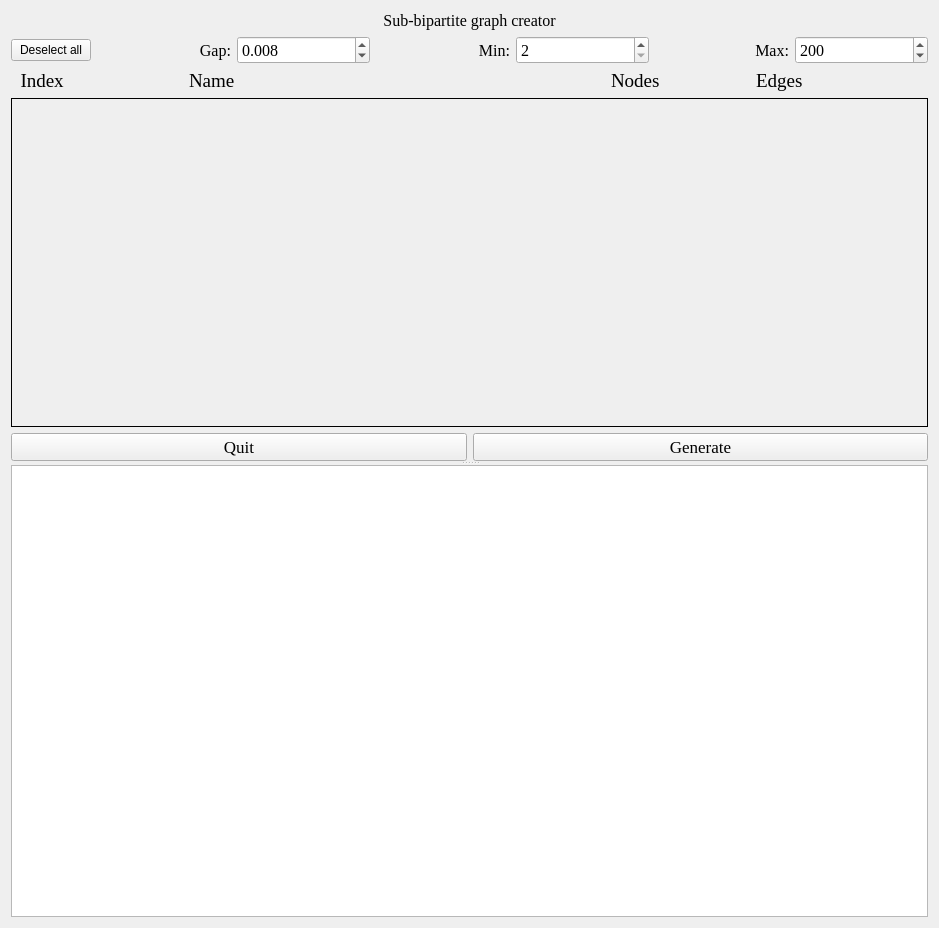
<?xml version="1.0" encoding="UTF-8"?>
<ui version="4.0">
 <class>Form</class>
 <widget class="QWidget" name="Form">
  <property name="windowModality">
   <enum>Qt::ApplicationModal</enum>
  </property>
  <property name="geometry">
   <rect>
    <x>0</x>
    <y>0</y>
    <width>939</width>
    <height>928</height>
   </rect>
  </property>
  <property name="windowTitle">
   <string>SBGC</string>
  </property>
  <property name="windowIcon">
   <iconset>
    <normaloff>icon.png</normaloff>icon.png</iconset>
  </property>
  <property name="autoFillBackground">
   <bool>true</bool>
  </property>
  <layout class="QGridLayout" name="gridLayout">
   <item row="0" column="0">
    <widget class="QSplitter" name="splitter">
     <property name="orientation">
      <enum>Qt::Vertical</enum>
     </property>
     <widget class="QWidget" name="layoutWidget">
      <layout class="QVBoxLayout" name="verticalLayout">
       <item>
        <widget class="QLabel" name="label">
         <property name="font">
          <font>
           <family>Times New Roman</family>
           <pointsize>12</pointsize>
          </font>
         </property>
         <property name="text">
          <string>Sub-bipartite graph creator</string>
         </property>
         <property name="alignment">
          <set>Qt::AlignCenter</set>
         </property>
        </widget>
       </item>
       <item>
        <layout class="QHBoxLayout" name="horizontalLayout" stretch="1,3,3,3,3,3,3">
         <item>
          <widget class="QPushButton" name="Deselect">
           <property name="text">
            <string>Deselect all</string>
           </property>
          </widget>
         </item>
         <item>
          <widget class="QLabel" name="label_2">
           <property name="font">
            <font>
             <family>Times New Roman</family>
             <pointsize>12</pointsize>
            </font>
           </property>
           <property name="layoutDirection">
            <enum>Qt::LeftToRight</enum>
           </property>
           <property name="text">
            <string>Gap:</string>
           </property>
           <property name="alignment">
            <set>Qt::AlignRight|Qt::AlignTrailing|Qt::AlignVCenter</set>
           </property>
          </widget>
         </item>
         <item>
          <widget class="QDoubleSpinBox" name="gap_num">
           <property name="font">
            <font>
             <family>Times New Roman</family>
             <pointsize>12</pointsize>
            </font>
           </property>
           <property name="decimals">
            <number>3</number>
           </property>
           <property name="minimum">
            <double>0.001000000000000</double>
           </property>
           <property name="maximum">
            <double>0.999000000000000</double>
           </property>
           <property name="singleStep">
            <double>0.001000000000000</double>
           </property>
           <property name="value">
            <double>0.008000000000000</double>
           </property>
          </widget>
         </item>
         <item>
          <widget class="QLabel" name="label_3">
           <property name="font">
            <font>
             <family>Times New Roman</family>
             <pointsize>12</pointsize>
            </font>
           </property>
           <property name="frameShape">
            <enum>QFrame::NoFrame</enum>
           </property>
           <property name="frameShadow">
            <enum>QFrame::Plain</enum>
           </property>
           <property name="text">
            <string>Min:</string>
           </property>
           <property name="alignment">
            <set>Qt::AlignRight|Qt::AlignTrailing|Qt::AlignVCenter</set>
           </property>
          </widget>
         </item>
         <item>
          <widget class="QSpinBox" name="min_box">
           <property name="font">
            <font>
             <family>Times New Roman</family>
             <pointsize>12</pointsize>
            </font>
           </property>
           <property name="minimum">
            <number>2</number>
           </property>
           <property name="value">
            <number>2</number>
           </property>
          </widget>
         </item>
         <item>
          <widget class="QLabel" name="label_4">
           <property name="font">
            <font>
             <family>Times New Roman</family>
             <pointsize>12</pointsize>
            </font>
           </property>
           <property name="text">
            <string>Max:</string>
           </property>
           <property name="alignment">
            <set>Qt::AlignRight|Qt::AlignTrailing|Qt::AlignVCenter</set>
           </property>
          </widget>
         </item>
         <item>
          <widget class="QSpinBox" name="max_box">
           <property name="font">
            <font>
             <family>Times New Roman</family>
             <pointsize>12</pointsize>
            </font>
           </property>
           <property name="minimum">
            <number>3</number>
           </property>
           <property name="maximum">
            <number>1000</number>
           </property>
           <property name="value">
            <number>200</number>
           </property>
          </widget>
         </item>
        </layout>
       </item>
       <item>
        <layout class="QHBoxLayout" name="horizontalLayout_2" stretch="5,1,15,5,5,1">
         <item>
          <widget class="QLabel" name="label_9">
           <property name="font">
            <font>
             <family>Times New Roman</family>
             <pointsize>14</pointsize>
            </font>
           </property>
           <property name="text">
            <string>  Index</string>
           </property>
           <property name="alignment">
            <set>Qt::AlignLeading|Qt::AlignLeft|Qt::AlignVCenter</set>
           </property>
          </widget>
         </item>
         <item>
          <widget class="QLabel" name="label_5">
           <property name="font">
            <font>
             <family>Times New Roman</family>
             <pointsize>14</pointsize>
            </font>
           </property>
           <property name="text">
            <string/>
           </property>
           <property name="alignment">
            <set>Qt::AlignLeading|Qt::AlignLeft|Qt::AlignVCenter</set>
           </property>
          </widget>
         </item>
         <item>
          <widget class="QLabel" name="label_6">
           <property name="font">
            <font>
             <family>Times New Roman</family>
             <pointsize>14</pointsize>
            </font>
           </property>
           <property name="text">
            <string>Name</string>
           </property>
           <property name="alignment">
            <set>Qt::AlignLeading|Qt::AlignLeft|Qt::AlignVCenter</set>
           </property>
          </widget>
         </item>
         <item>
          <widget class="QLabel" name="label_7">
           <property name="font">
            <font>
             <family>Times New Roman</family>
             <pointsize>14</pointsize>
            </font>
           </property>
           <property name="text">
            <string>Nodes</string>
           </property>
           <property name="alignment">
            <set>Qt::AlignLeading|Qt::AlignLeft|Qt::AlignVCenter</set>
           </property>
          </widget>
         </item>
         <item>
          <widget class="QLabel" name="label_8">
           <property name="font">
            <font>
             <family>Times New Roman</family>
             <pointsize>14</pointsize>
            </font>
           </property>
           <property name="text">
            <string>Edges</string>
           </property>
           <property name="alignment">
            <set>Qt::AlignLeading|Qt::AlignLeft|Qt::AlignVCenter</set>
           </property>
          </widget>
         </item>
         <item>
          <widget class="QLabel" name="label_10">
           <property name="font">
            <font>
             <family>Times New Roman</family>
             <pointsize>12</pointsize>
            </font>
           </property>
           <property name="text">
            <string/>
           </property>
           <property name="alignment">
            <set>Qt::AlignLeading|Qt::AlignLeft|Qt::AlignVCenter</set>
           </property>
          </widget>
         </item>
        </layout>
       </item>
       <item>
        <widget class="QScrollArea" name="scrollArea">
         <property name="font">
          <font>
           <family>Courier New</family>
           <pointsize>28</pointsize>
          </font>
         </property>
         <property name="frameShape">
          <enum>QFrame::Box</enum>
         </property>
         <property name="frameShadow">
          <enum>QFrame::Plain</enum>
         </property>
         <property name="sizeAdjustPolicy">
          <enum>QAbstractScrollArea::AdjustToContents</enum>
         </property>
         <property name="widgetResizable">
          <bool>true</bool>
         </property>
         <widget class="QWidget" name="scrollAreaWidgetContents">
          <property name="geometry">
           <rect>
            <x>0</x>
            <y>0</y>
            <width>913</width>
            <height>315</height>
           </rect>
          </property>
         </widget>
        </widget>
       </item>
       <item>
        <layout class="QHBoxLayout" name="horizontalLayout_3">
         <item>
          <widget class="QPushButton" name="Quit">
           <property name="font">
            <font>
             <family>Times New Roman</family>
             <pointsize>13</pointsize>
            </font>
           </property>
           <property name="text">
            <string>Quit</string>
           </property>
          </widget>
         </item>
         <item>
          <widget class="QPushButton" name="Generate">
           <property name="font">
            <font>
             <family>Times New Roman</family>
             <pointsize>13</pointsize>
            </font>
           </property>
           <property name="text">
            <string>Generate</string>
           </property>
          </widget>
         </item>
        </layout>
       </item>
      </layout>
     </widget>
     <widget class="QTextBrowser" name="textBrowser">
      <property name="font">
       <font>
        <family>Courier New</family>
        <pointsize>14</pointsize>
       </font>
      </property>
     </widget>
    </widget>
   </item>
  </layout>
 </widget>
 <tabstops>
  <tabstop>gap_num</tabstop>
  <tabstop>min_box</tabstop>
  <tabstop>max_box</tabstop>
  <tabstop>Quit</tabstop>
  <tabstop>Generate</tabstop>
  <tabstop>scrollArea</tabstop>
 </tabstops>
 <resources/>
 <connections/>
</ui>
